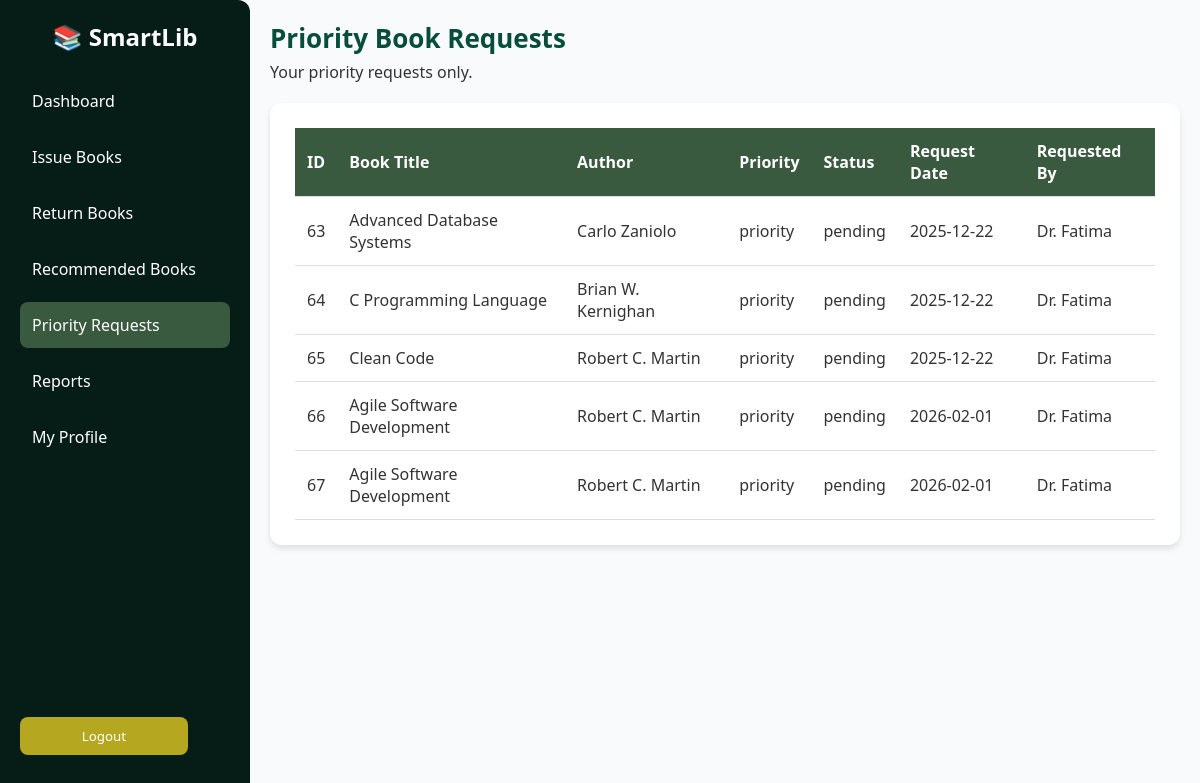
The app's page /faculty/faculty_requests.php (signed in) with its own data.
### tables this page shows
CREATE TABLE `requests` (
  `request_id` int(11) NOT NULL,
  `member_id` int(11) NOT NULL,
  `book_title` varchar(150) DEFAULT NULL,
  `author` varchar(150) DEFAULT NULL,
  `request_date` date DEFAULT curdate(),
  `status` enum('pending','approved','rejected','') DEFAULT 'pending',
  `priority` varchar(20) DEFAULT NULL,
  `request_type` varchar(20) DEFAULT NULL
);

CREATE TABLE `members` (
  `member_id` int(11) UNSIGNED NOT NULL,
  `name` varchar(100) NOT NULL,
  `email` varchar(100) NOT NULL,
  `phone` varchar(20) DEFAULT NULL,
  `address` text DEFAULT NULL,
  `role` enum('student','faculty','admin','librarian') NOT NULL,
  `password` varchar(255) NOT NULL,
  `registration_date` timestamp NOT NULL DEFAULT current_timestamp()
);

### faculty/faculty_requests.php (the view, shortened to what this page needs)
<?php
$faculty_id = $_SESSION['member_id'];
include '../SmartLib.php';
$query = "
    SELECT
        r.request_id,
        r.book_title,
        r.author,
        r.priority,
        r.status,
        r.request_date,
        m.name AS requested_by
    FROM requests r
    LEFT JOIN members m ON r.member_id = m.member_id
    WHERE r.priority = 'priority'
      AND r.member_id = ?
    ORDER BY r.request_date ASC
";
$stmt = $conn->prepare($query);
$stmt->bind_param("i", $faculty_id);
$stmt->execute();
$result = $stmt->get_result();
?>
<!DOCTYPE html>
<html lang="en">
<head>
</head>
<body>
  <div class="sidebar">
    <div>
      <h2>📚 SmartLib</h2>
      <ul>
        <li><a href="faculty.php">Dashboard</a></li>
        <li><a href="issue_books.php">Issue Books</a></li>
        <li><a href="faculty_return.php">Return Books</a></li>
        <li><a href="recommend_book.php">Recommended Books</a></li>
        <li><a class="active">Priority Requests</a></li>
        <li><a href="faculty_reports.php">Reports</a></li>
        <li><a href="faculty_profile.php">My Profile</a></li>
      </ul>
    </div>
    <form action="../logout.php" method="post">
      <button class="logout-btn">Logout</button>
    </form>
  </div>
  <div class="main-content">
    <header>
      <h1>Priority Book Requests</h1>
      <p>Your priority requests only.</p>
    </header>
    <div class="card">
      <table>
        <tr>
          <th>ID</th>
          <th>Book Title</th>
          <th>Author</th>
          <th>Priority</th>
          <th>Status</th>
          <th>Request Date</th>
          <th>Requested By</th>
        </tr>
        <?php if ($result->num_rows > 0): ?>
          <?php while ($row = $result->fetch_assoc()): ?>
            <tr>
              <td><?= $row['request_id'] ?></td>
              <td><?= htmlspecialchars($row['book_title']) ?></td>
              <td><?= htmlspecialchars($row['author']) ?></td>
              <td><?= htmlspecialchars($row['priority']) ?></td>
              <td><?= htmlspecialchars($row['status']) ?></td>
              <td><?= $row['request_date'] ?></td>
              <td><?= htmlspecialchars($row['requested_by'] ?? 'N/A') ?></td>
            </tr>
          <?php endwhile; ?>
        <?php else: ?>
          <tr>
            <td colspan="7" style="text-align:center;">No priority requests found.</td>
          </tr>
        <?php endif; ?>
      </table>
    </div>
  </div>
</body>
</html>

### faculty/faculty_requests.php (style rules this page uses)
* { margin: 0; padding: 0; box-sizing: border-box; font-family: "Segoe UI", sans-serif; }
body { display: flex; background: #f9fafb; color: #333; }
.sidebar { width: 250px; height: 100vh; background: #061d17; color: #fff; padding: 20px; position: fixed; display: flex; flex-direction: column; justify-content: space-between; border-radius: 0 12px 12px 0; }
.sidebar h2 { text-align: center; margin-bottom: 25px; }
.sidebar ul { list-style: none; }
.sidebar ul li { margin-bottom: 10px; }
.sidebar ul li a { display: block; padding: 12px; color: #fff; text-decoration: none; border-radius: 8px; }
.sidebar ul li a:hover, .active { background: #3a5a40; }
.logout-btn { width: 80%; margin: 25px auto; padding: 10px; background: #b5a820; color: #fff; border: none; border-radius: 8px; cursor: pointer; }
.main-content { margin-left: 250px; padding: 20px; width: calc(100% - 250px); }
header h1 { color: #064e3b; font-size: 26px; margin-bottom: 5px; }
header p { margin-bottom: 20px; }
.card { background: #fff; padding: 25px; border-radius: 12px; box-shadow: 0 4px 6px rgba(0, 0, 0, .1); }
table { width: 100%; border-collapse: collapse; }
th, td { padding: 12px; border-bottom: 1px solid #ddd; text-align: left; }
th { background: #3a5a40; color: #fff; }

### records on screen
requests: request_id "63", book_title "Advanced Database Systems", author "Carlo Zaniolo", priority "priority", status "pending", request_date "2025-12-22", member.name "Dr. Fatima"
requests: request_id "64", book_title "C Programming Language", author "Brian W. Kernighan", priority "priority", status "pending", request_date "2025-12-22", member.name "Dr. Fatima"
requests: request_id "65", book_title "Clean Code", author "Robert C. Martin", priority "priority", status "pending", request_date "2025-12-22", member.name "Dr. Fatima"
requests: request_id "66", book_title "Agile Software Development", author "Robert C. Martin", priority "priority", status "pending", request_date "2026-02-01", member.name "Dr. Fatima"
requests: request_id "67", book_title "Agile Software Development", author "Robert C. Martin", priority "priority", status "pending", request_date "2026-02-01", member.name "Dr. Fatima"
